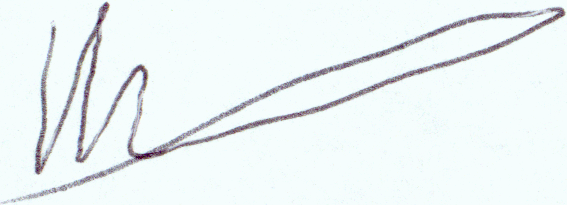
#> input picture training/024/forged-01.png, 567 x 205 px; its folder holds only this picture in this run
$ jupyter execute fyp.ipynb
#> lines starting #> are read from the running program, lines starting #| are printed output that depends on the picture; after the words box and inside, x2 and y2 are one past the last pixel; in counts of white or black regions, pixels touching at a corner belong together; long printed decimals are rounded
[cell 1]
import cv2
import os
import glob
import numpy as np
import random

[cell 2]
from google.colab import drive
drive.mount('/content/drive')

# New Section

[cell 3]
def prepare(input):
    # preprocessing the image input
    clean = cv2.fastNlMeansDenoising(input) #denoise the image
    ret, tresh = cv2.threshold(clean, 127, 1, cv2.THRESH_BINARY_INV)  #apply threshholding to pixels
    img = crop(tresh)   #crop the image

    # 40x10 image as a flatten array
    flatten_img = cv2.resize(img, (40, 10), interpolation=cv2.INTER_AREA).flatten()

    # resize to 400x100
    resized = cv2.resize(img, (400, 100), interpolation=cv2.INTER_AREA)
    columns = np.sum(resized, axis=0)  # sum of all columns
    lines = np.sum(resized, axis=1)  # sum of all lines

    h, w = img.shape
    aspect = w / h

    return [*flatten_img, *columns, *lines, aspect]


def crop(img):
    points = cv2.findNonZero(img)
    x, y, w, h = cv2.boundingRect(points)
    return img[y: y+h, x: x+w]

[cell 4]
class NeuralNetwork():

    def __init__(self, sizes):
        self.num_layers = len(sizes)
        self.sizes = sizes
        self.biases = [np.random.randn(y,1) for y in sizes[1:]]
        self.weights = [np.random.randn(y,x) for x,y in zip(sizes[:-1],sizes[1:])]

    def feedforward(self, a):
        for b,w in zip(self.biases, self.weights):
            a = sigmoid(np.dot(w, a) + b)
        return a

    def separate_batches(self, training_data, batch_size):
        random.shuffle(training_data)
        n = len(training_data)
        return [training_data[i:i + batch_size] for i in range(0, n, batch_size)]

    def update_batches(self, batches, alpha):
        for batch in batches:
            nabla_b = [np.zeros(b.shape) for b in self.biases]
            nabla_w = [np.zeros(w.shape) for w in self.weights]
            m = len(batch)
            for x, y in batch:
                delta_b, delta_w = self.backpropagation(x, y)
                nabla_b = [nb + dnb for nb, dnb in zip(nabla_b, delta_b)]
                nabla_w = [nw + dnw for nw, dnw in zip(nabla_w, delta_w)]

            self.weights = [w - (alpha / m) * nw for w, nw in zip(self.weights, nabla_w)]
            self.biases = [b - (alpha / m) * nb for b, nb in zip(self.biases, nabla_b)]

    def backpropagation(self, x, y):
        nabla_b = [np.zeros(b.shape) for b in self.biases]
        nabla_w = [np.zeros(w.shape) for w in self.weights]

        activation = x
        activations = [x]
        zs = []
        for b, w in zip(self.biases, self.weights):
            # layer-bound b and w
            z = np.dot(w, activation)+b
            zs.append(z)
            activation = sigmoid(z)
            activations.append(activation)
        # backward pass
        delta = self.cost_derivative(activations[-1], y) * \
            sigmoid_prime(zs[-1])
        nabla_b[-1] = delta
        nabla_w[-1] = np.dot(delta, activations[-2].transpose())

        for l in range(2, self.num_layers):
            z = zs[-l]
            sp = sigmoid_prime(z)
            delta = np.dot(self.weights[-l+1].transpose(), delta) * sp
            nabla_b[-l] = delta
            nabla_w[-l] = np.dot(delta, activations[-l-1].transpose())
        return (nabla_b, nabla_w)

    def sgd(self, training_data, epochs, batch_size, alpha, test_data):
        n_test = len(test_data)
        error=0

        for epoch in range(epochs):
            batches = self.separate_batches(training_data, batch_size)
            self.update_batches(batches, alpha)
            genuine=self.evaluate(test_data)
            error = error+abs(genuine-12)
            print("Epoch {0}: {1} / {2}".format(epoch, genuine, n_test))
        error=error/epochs
        print("Result deviation: {0}%".format(error*100/12))

    def evaluate(self, test_data):
      for (x,y) in test_data:
        test_results = [(np.argmax(self.feedforward(x)), y)
                        for (x, y) in test_data]
        return sum(int(x == y) for (x, y) in test_results)

    def cost_derivative(self, output_activations, y):
        return output_activations - y


def sigmoid(z):
    return 1.0 / (1.0 + np.exp(-z))


def sigmoid_prime(z):
    return sigmoid(z) * (1-sigmoid(z))

[cell 5]
def main():
    print('OpenCV version {} '.format(cv2.__version__))
    training_data = []
    for filename in glob.iglob('/content/drive/My Drive/sign-recg/Data/training/024/*.png', recursive=True):
        img = cv2.imread(filename, 0)
#> img: shape (205, 567); min 11, max 251, mean 240.9
        if img is not None:
            data = np.array(prepare(img))
#> in prepare, `ret, tresh = cv2.threshold(clean, 127, 1, cv2.THRESH_BINARY_INV)`:
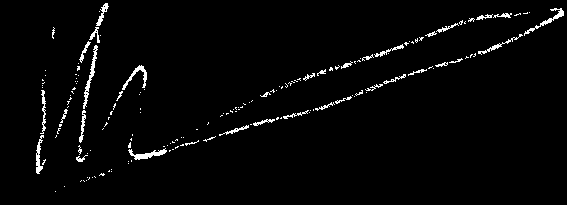
#> tresh: shape (205, 567); values 0 (black) and 1 (white), 2.5% white in thin lines or dots, all inside (x1, y1, x2, y2) = (36, 3, 564, 192)
#> in crop, `points = cv2.findNonZero(img)`: points = contour of 2943 points, box (x1, y1, x2, y2) (36, 3, 564, 192), area 21324
#> in crop, `x, y, w, h = cv2.boundingRect(points)`: x = 36; y = 3; w = 528; h = 189
#> in crop, `return img[y: y+h, x: x+w]`:
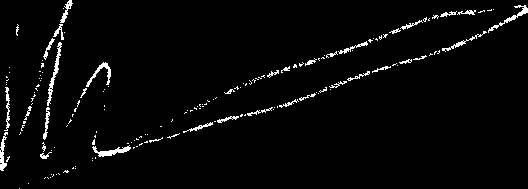
#> returned value: shape (189, 528); values 0 (black) and 1 (white), 2.9% white in thin lines or dots
#> in prepare, `flatten_img = cv2.resize(img, (40, 10), interpolation=cv2.INTER_AREA)...`: flatten_img = 400 values from 0 to 0
#> in prepare, `resized = cv2.resize(img, (400, 100), interpolation=cv2.INTER_AREA)`:
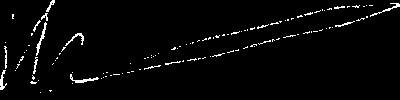
#> resized: shape (100, 400); values 0 (black) and 1 (white), 2.8% white in thin lines or dots
#> in prepare, `columns = np.sum(resized, axis=0)`: columns = 400 values, max 24 at index 5, min 0 at index 7, mean 2.76
#> in prepare, `lines = np.sum(resized, axis=1)`: lines = 100 values, max 26 at index 6, min 0 at index 93, mean 11.04
#> data = 901 values, max 26 at index 806, min 0 at index 0, mean 2.45
            data = np.reshape(data, (901, 1))
            result = [[0], [1]] if "genuine" in filename else [[1], [0]]
            result = np.array(result)
            result = np.reshape(result, (2,1))
            training_data.append((data, result))
    test_data = []
    for filename in glob.iglob('/content/drive/My Drive/sign-recg/Data/testing/024/*.png', recursive=True):
        img = cv2.imread(filename, 0)
        if img is not None:
            data = np.array(prepare(img))
            data = np.reshape(data, (901, 1))
            result = 1 if "genuine" in filename else 0
            test_data.append((data, result))

    net = NeuralNetwork([901, 500, 500, 2])
    net.sgd(training_data, 10, 50, 0.01, test_data)
#> in sgd, `n_test = len(test_data)`: n_test = 1
#> the loop in sgd, `for epoch in range(epochs):` made 10 passes
#> error on passes 1 to 10: 11, 22, 33, 44, 55, 66, 77, 88, 99, 110
#| Epoch 0: 1 / 1
#| Epoch 1: 1 / 1
#| Epoch 2: 1 / 1
#| Epoch 3: 1 / 1
#| Epoch 4: 1 / 1
#| Epoch 5: 1 / 1
#| Epoch 6: 1 / 1
#| Epoch 7: 1 / 1
#> (further printed lines are left out)
#> after the loop in sgd, `for epoch in range(epochs):`: error = 110
#> in sgd, `error=error/epochs`: error = 11
#| Result deviation: 91.667%

$ run again, on training/024/forged-05.png
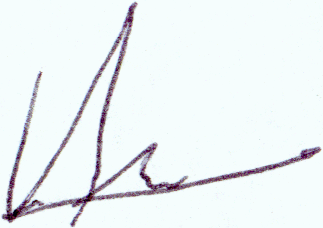
#> input picture training/024/forged-05.png, 323 x 228 px
#> in prepare, `ret, tresh = cv2.threshold(clean, 127, 1, cv2.THRESH_BINARY_INV)`:
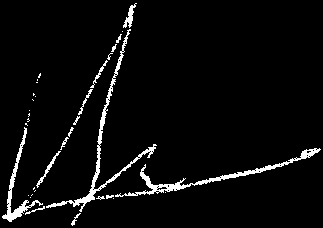
#> tresh: shape (228, 323); values 0 (black) and 1 (white), 4.3% white; 35 white regions (20 under 20 px), largest, box (x1, y1, x2, y2) and area: (46, 29, 157, 212) 1020, (115, 148, 321, 197) 951, (2, 127, 43, 222) 546
#> points = contour of 3198 points, box (x1, y1, x2, y2) (2, 3, 321, 226), area 788
#> in crop, `x, y, w, h = cv2.boundingRect(points)`: x = 2; y = 3; w = 319; h = 223
#> flatten_img = 400 values from 0 to 0
#> in prepare, `resized = cv2.resize(img, (400, 100), interpolation=cv2.INTER_AREA)`:
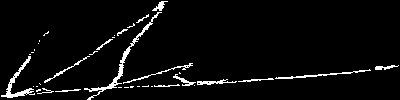
#> resized: shape (100, 400); values 0 (black) and 1 (white), 4.4% white in thin lines or dots
#> columns = 400 values, max 20 at index 120, min 0 at index 0, mean 4.37
#> lines = 100 values, max 71 at index 82, min 0 at index 0, mean 17.48
#> data = 901 values, max 71 at index 882, min 0 at index 0, mean 3.88
#> n_test = 1
#> the loop in sgd, `for epoch in range(epochs):` made 10 passes
#> error on passes 1 to 8: 11, 22, 33, 44, 55, 66, 77, 88
#> (printed output is left out)
#> after the loop in sgd, `for epoch in range(epochs):`: error = 110
#> in sgd, `error=error/epochs`: error = 11
#| Result deviation: 91.667%

$ run again, on training/024/forged-07.png
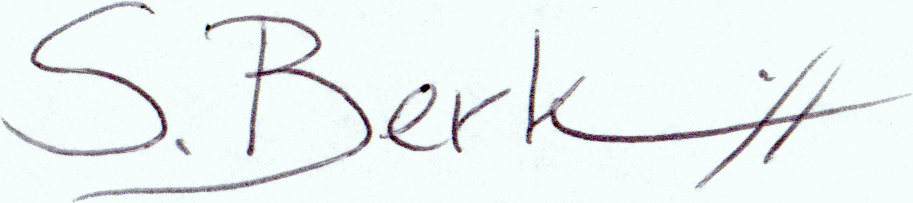
#> input picture training/024/forged-07.png, 913 x 203 px
#> in prepare, `ret, tresh = cv2.threshold(clean, 127, 1, cv2.THRESH_BINARY_INV)`:
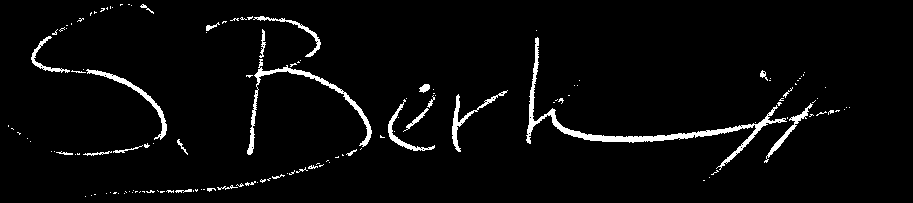
#> tresh: shape (203, 913); values 0 (black) and 1 (white), 3.5% white; 141 white regions (112 under 20 px), largest, box (x1, y1, x2, y2) and area: (526, 37, 787, 170) 2051, (247, 59, 372, 155) 996, (86, 69, 167, 140) 533
#> points = contour of 6551 points, box (x1, y1, x2, y2) (8, 4, 850, 197), area 49836
#> in crop, `x, y, w, h = cv2.boundingRect(points)`: x = 8; y = 4; w = 842; h = 193
#> flatten_img = 400 values from 0 to 0
#> in prepare, `resized = cv2.resize(img, (400, 100), interpolation=cv2.INTER_AREA)`:
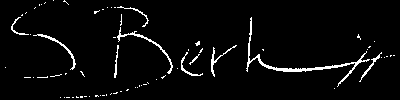
#> resized: shape (100, 400); values 0 (black) and 1 (white), 3.9% white in thin lines or dots
#> columns = 400 values, max 27 at index 249, min 0 at index 0, mean 3.85
#> lines = 100 values, max 76 at index 68, min 0 at index 98, mean 15.41
#> data = 901 values, max 76 at index 868, min 0 at index 0, mean 3.43
#> n_test = 1
#> the loop in sgd, `for epoch in range(epochs):` made 10 passes
#> error on passes 1 to 8: 11, 22, 33, 44, 55, 66, 77, 88
#> (printed output is left out)
#> after the loop in sgd, `for epoch in range(epochs):`: error = 110
#> in sgd, `error=error/epochs`: error = 11
#| Result deviation: 91.667%
